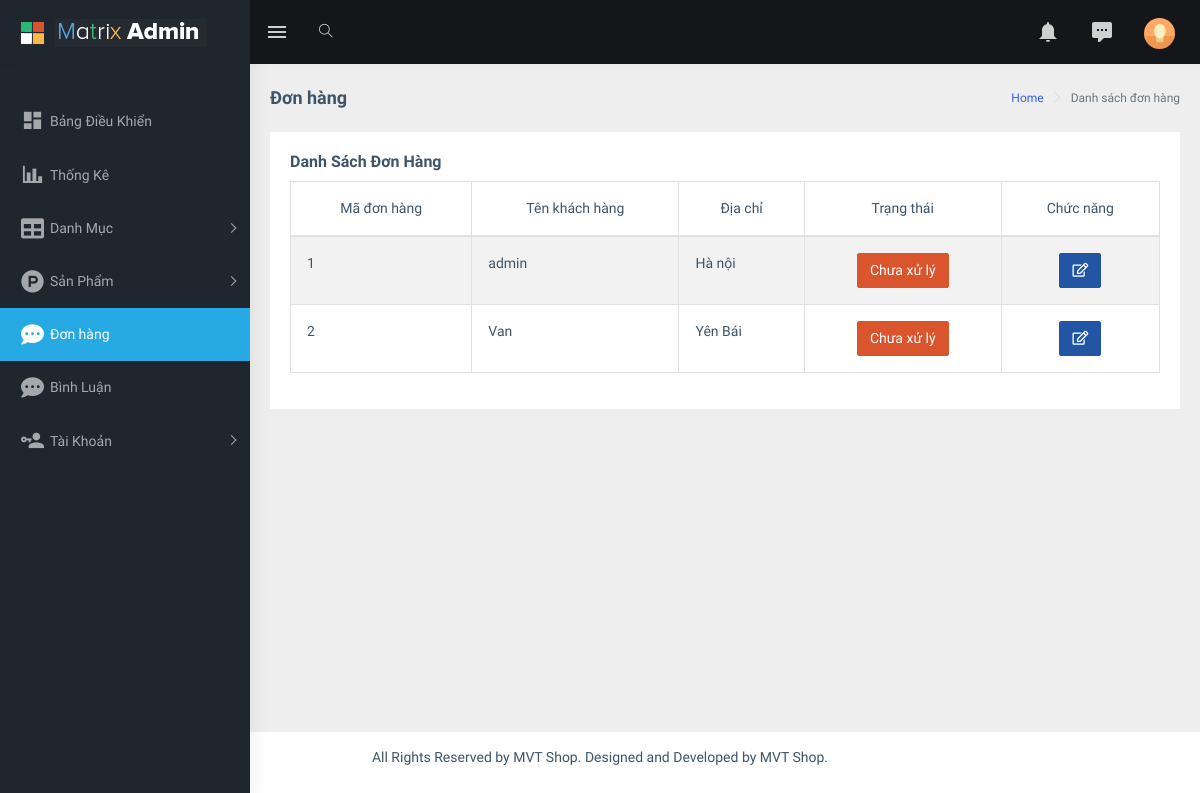
The page /admin/index.php?act=list_cart on the database as committed earlier.
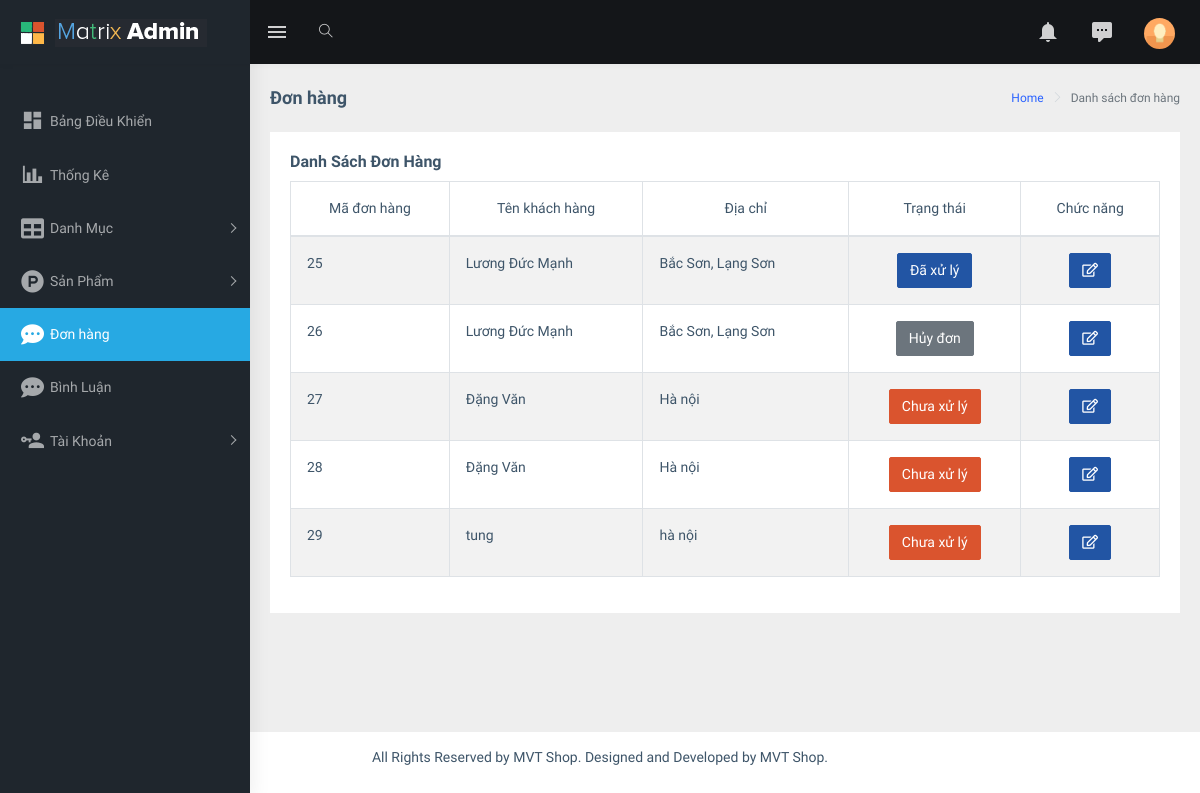
The same page on the database as committed later.
### tables this page shows
CREATE TABLE `order` (
  `order_id` int(11) NOT NULL,
  `customer_name` varchar(100) NOT NULL,
  `customer_address` varchar(255) NOT NULL,
  `order_status` tinyint(4) NOT NULL DEFAULT 0,
  `customer_phone` int(11) NOT NULL,
  `customer_email` varchar(50) NOT NULL,
  `user_id` int(11) DEFAULT NULL
);

CREATE TABLE `account` (
  `account_id` int(11) NOT NULL,
  `user` varchar(100) NOT NULL,
  `password` varchar(100) NOT NULL,
  `phone_number` varchar(15) NOT NULL,
  `email` varchar(50) NOT NULL,
  `address` varchar(255) NOT NULL,
  `role_id` int(11) NOT NULL
);

### model/pdo.php (called while the page is built, shortened)
<?php
function pdo_get_connection(){
    $dburl = "mysql:host=localhost;dbname=group5_project1;charset=utf8";
    $username = 'root';
    $password = '';
    $conn = new PDO($dburl, $username, $password);
    $conn->setAttribute(PDO::ATTR_ERRMODE, PDO::ERRMODE_EXCEPTION);
    return $conn;
}
function pdo_query($sql){
    $sql_args = array_slice(func_get_args(), 1);
    try{
        $conn = pdo_get_connection();
        $stmt = $conn->prepare($sql);
        $stmt->execute($sql_args);
        $rows = $stmt->fetchAll();
        return $rows;
    }
    catch(PDOException $e){
        throw $e;
    }
    finally{
        unset($conn);
    }
}

### model/cart.php (called while the page is built, shortened)
<?php
function load_all_order()
{
    $sql = "SELECT * FROM `order` LEFT JOIN account ON `order`.user_id = account.account_id ORDER BY `order_id`";
    $list_order = pdo_query($sql);
    return $list_order;
}
?>

### admin/order/order.php (the view, shortened to what this page needs)
<div class="page-wrapper">
    <div class="page-breadcrumb">
        <div class="row">
            <div class="col-12 d-flex no-block align-items-center">
                <h4 class="page-title">Đơn hàng</h4>
                <div class="ml-auto text-right">
                    <nav aria-label="breadcrumb">
                        <ol class="breadcrumb">
                            <li class="breadcrumb-item"><a href="#">Home</a></li>
                            <li class="breadcrumb-item active" aria-current="page">Danh sách đơn hàng</li>
                        </ol>
                    </nav>
                </div>
            </div>
        </div>
    </div>
    <div class="container-fluid">
        <div class="row">
            <div class="col-12">
                <div class="card">
                    <div class="card-body">
                        <h5 class="card-title">Danh Sách Đơn Hàng</h5>
                        <div class="table-responsive">
                            <table id="zero_config" class="table table-striped table-bordered">
                                <thead>
                                    <tr class="text-center">
                                        <th>Mã đơn hàng</th>
                                        <th>Tên khách hàng</th>
                                        <th>Địa chỉ</th>
                                        <th>Trạng thái</th>
                                        <th>Chức năng</th>
                                    </tr>
                                </thead>
                                <tbody>
                                    <?php foreach ($order as $cart) { ?>
                                        <tr>
                                            <td><?php echo $cart['order_id']?></td>
                                            <td><?php
                                                if(isset($cart['user_id']) && $cart['user_id']!=""){
                                                    echo $cart['user'];
                                                }
                                                else{
                                                    echo $cart['customer_name'];
                                                }
                                            ?></td>
                                            <td><?php echo $cart['customer_address'] ?></td>
                                            <td>
                                                <div class="d-flex justify-content-center">
                                                    <?php if ($cart['order_status'] == 0) { ?>
                                                        <span class="btn btn-danger">Chưa xử lý</span>
                                                    <?php } elseif ($cart['order_status'] == 1) { ?>
                                                        <span class="btn btn-info">Đã xử lý </span>
                                                    <?php } elseif ($cart['order_status'] == 2) { ?>
                                                        <span class="btn btn-warning">Đang giao Hàng </span>
                                                    <?php } elseif ($cart['order_status'] == 3) { ?>
                                                        <span class="btn btn-success">Giao hàng thành công </span>
                                                    <?php } else { ?><span class="btn btn-secondary">Hủy đơn</span>
                                                    <?php } ?>
                                                </div>
                                            </td>
                                            <td>
                                                <div class="d-flex justify-content-center">
                                                    <a href="index.php?act=order_detail&order_id=<?php echo $cart['order_id'] ?>"
                                                        title="Xem chi tiết" class="fas fa-edit btn btn-info"></a>
                                                </div>
                                            </td>
                                        </tr>
                                    <?php } ?>
                                </tbody>
                            </table>
                        </div>
                    </div>
                </div>
            </div>
        </div>
    </div>
</div>

### admin/index.php (shortened to what this page needs)
<?php
    if (!isset($_GET['act']) || $_GET['act'] != 'dangky' && $_GET['act'] != 'dangnhap' && $_GET['act'] != 'laylaimk'){
        include "header.php";
    }
    include "../model/pdo.php";
    include "../model/cart.php";
    if(isset($_GET['act'])){
        $act = $_GET['act'];
        switch($act){
            case "list_cart":
                $order = load_all_order();
                include "order/order.php";
                break;
        }
    }
    else{
        include "home.php";
    }
    include "footer.php";
?>

### admin/header.php (shortened to what this page needs)
<!DOCTYPE html>
<html dir="ltr" lang="en">
<head>
    <link href="assets/libs/flot/css/float-chart.css" rel="stylesheet">
    <link href="dist/css/style.min.css" rel="stylesheet">
</head>
<body>
    <div id="main-wrapper">
        <header class="topbar" data-navbarbg="skin5">
            <nav class="navbar top-navbar navbar-expand-md navbar-dark">
                <div class="navbar-header" data-logobg="skin5">
                    <a class="navbar-brand" href="index.html">
                        <b class="logo-icon p-l-10">
                            <img src="assets/images/logo-icon.png" alt="homepage" class="light-logo" />
                        </b>
                        <span class="logo-text">
                             <img src="assets/images/logo-text.png" alt="homepage" class="light-logo" />
                        </span>
                    </a>
                </div>
                <div class="navbar-collapse collapse" id="navbarSupportedContent" data-navbarbg="skin5">
                    <ul class="navbar-nav float-left mr-auto">
                        <li class="nav-item d-none d-md-block"><a class="nav-link sidebartoggler waves-effect waves-light" href="javascript:void(0)" data-sidebartype="mini-sidebar"><i class="mdi mdi-menu font-24"></i></a></li>
                        <li class="nav-item search-box"> <a class="nav-link waves-effect waves-dark" href="javascript:void(0)"><i class="ti-search"></i></a>
                        </li>
                    </ul>
                    <ul class="navbar-nav float-right">
                        <li class="nav-item dropdown">
                            <a class="nav-link dropdown-toggle waves-effect waves-dark" href="" data-toggle="dropdown" aria-haspopup="true" aria-expanded="false"> <i class="mdi mdi-bell font-24"></i>
                            </a>
                        </li>
                        <li class="nav-item dropdown">
                            <a class="nav-link dropdown-toggle waves-effect waves-dark" href="" id="2" data-toggle="dropdown" aria-haspopup="true" aria-expanded="false"> <i class="font-24 mdi mdi-comment-processing"></i>
                            </a>
                        </li>
                        <li class="nav-item dropdown">
                            <a class="nav-link dropdown-toggle text-muted waves-effect waves-dark pro-pic" href="" data-toggle="dropdown" aria-haspopup="true" aria-expanded="false"><img src="assets/images/users/1.jpg" alt="user" class="rounded-circle" width="31"></a>
                        </li>
                    </ul>
                </div>
            </nav>
        </header>
         <?php
         include_once 'sidebar.php';
         ?>

### admin/sidebar.php (shortened to what this page needs)
<aside class="left-sidebar" data-sidebarbg="skin5">
    <div class="scroll-sidebar">
        <nav class="sidebar-nav">
            <ul id="sidebarnav" class="p-t-30">
                <li class="sidebar-item"> <a class="sidebar-link waves-effect waves-dark sidebar-link" href="index.html"
                        aria-expanded="false"><i class="mdi mdi-view-dashboard"></i><span class="hide-menu">Bảng Điều
                            Khiển</span></a></li>
                <li class="sidebar-item"> <a class="sidebar-link waves-effect waves-dark sidebar-link"
                        href="charts.html" aria-expanded="false"><i class="mdi mdi-chart-bar"></i><span
                            class="hide-menu">Thống Kê</span></a></li>
                <li class="sidebar-item"> <a class="sidebar-link has-arrow waves-effect waves-dark"
                        href="javascript:void(0)" aria-expanded="false"><i class="fas fa-table"></i><span
                            class="hide-menu">Danh Mục </span></a>
                </li>
                <li class="sidebar-item"> <a class="sidebar-link has-arrow waves-effect waves-dark"
                        href="javascript:void(0)" aria-expanded="false"><i class="fab fa-product-hunt"></i><span
                            class="hide-menu">Sản Phẩm </span></a>
                </li>
                <li class="sidebar-item"> <a class="sidebar-link waves-effect waves-dark sidebar-link"
                        href="index.php?act=list_cart" aria-expanded="false"><i class=" fas fa-comment-dots"></i><span
                            class="hide-menu">Đơn hàng</span></a></li>
                <li class="sidebar-item"> <a class="sidebar-link waves-effect waves-dark sidebar-link"
                        href="index.php?act=list_binhluan" aria-expanded="false"><i
                            class=" fas fa-comment-dots"></i><span class="hide-menu">Bình Luận</span></a></li>
                <li class="sidebar-item"> <a class="sidebar-link has-arrow waves-effect waves-dark"
                        href="javascript:void(0)" aria-expanded="false"><i class="mdi mdi-account-key"></i><span
                            class="hide-menu">Tài Khoản </span></a>
                </li>
            </ul>
        </nav>
    </div>
</aside>

### admin/footer.php (shortened to what this page needs)
            <footer class="footer text-center">
                All Rights Reserved by MVT Shop. Designed and Developed by MVT Shop.
            </footer>
        </div>
</body>
</html>

Rows that differ between the two databases and show on the page:
removed order: order_id "1", user.user "admin", customer_address "Hà nội", order_status "Chưa xử lý"
removed order: order_id "2", user.user "Van", customer_address "Yên Bái", order_status "Chưa xử lý"
added order: order_id "25", customer_name "Lương Đức Mạnh", customer_address "Bắc Sơn, Lạng Sơn", order_status "Đã xử lý"
added order: order_id "26", customer_name "Lương Đức Mạnh", customer_address "Bắc Sơn, Lạng Sơn", order_status "Hủy đơn"
added order: order_id "27", customer_name "Đặng Văn", customer_address "Hà nội", order_status "Chưa xử lý"
added order: order_id "28", customer_name "Đặng Văn", customer_address "Hà nội", order_status "Chưa xử lý"
added order: order_id "29", user.user "tung", customer_address "hà nội", order_status "Chưa xử lý"
